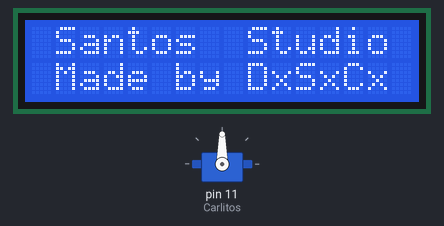
A sketch run on a simulated Arduino Uno, built with avr-gcc and run on an emulated ATmega328P. On the bench: servo, 16×2 character LCD.

Above: at 0.1 s.
At 3.1 s:
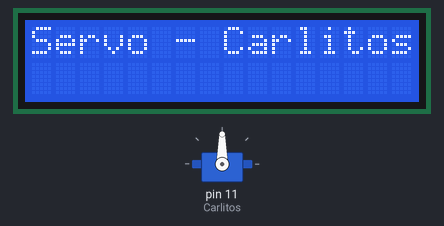
At 6.22 s:
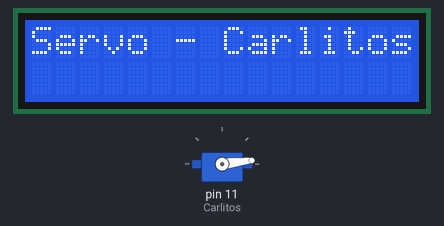
At 39.83 s:
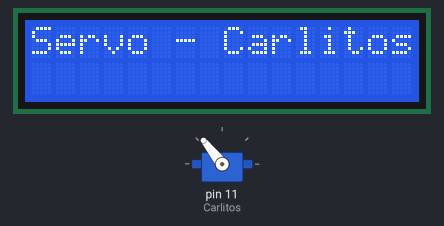
Timing chart, 0 to 40.0 s (numbered marks = the images above):
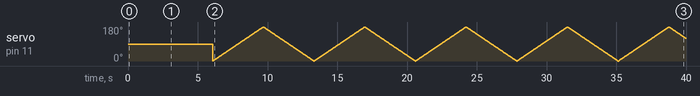

The sketch:

Servo_carlitos.ino
```cpp
//iniciamos libreria y parametros para LCD
#include<LiquidCrystal.h>
LiquidCrystal pantalla(2, 3, 4, 5, 6, 7);

#include<Servo.h>
Servo Carlitos;

//variable
int posicion = 0;

void setup() {

  Carlitos.attach(11);
  //intro
  Serial.begin(9600);
  pantalla.begin(16, 2);
  pantalla.setCursor(1, 0);
  pantalla.print("Santos  Studio");
  pantalla.setCursor(1, 1);
  pantalla.print("Made by DxSxCx");
  delay(3000);
  pantalla.clear();
  pantalla.setCursor(0, 0);
  pantalla.print("Servo - Carlitos");
  delay(3000);

}

void loop() {

  for(posicion = 0; posicion <= 180; posicion++)
  {
  Carlitos.write(posicion);
  delay (20);
  }

  for(posicion = 180; posicion >= 0; posicion--)
  {
  Carlitos.write(posicion);
  delay (20);
  }


}
```
